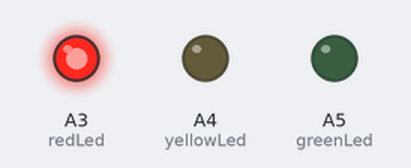
This sketch was run on a simulated Arduino Uno, built with avr-gcc and run on an emulated ATmega328P. On the bench: output pins drawn as LEDs (lit = HIGH). What the sketch prints to the serial monitor is not drawn.

Above: at 3.5 s.
At 8.0 s:
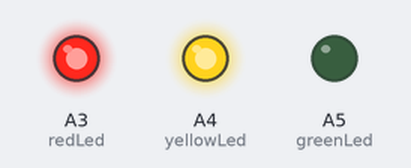
At 11.0 s:
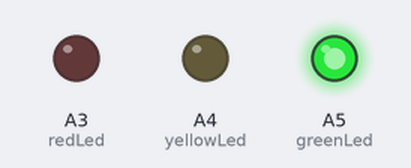
At 14.2 s:
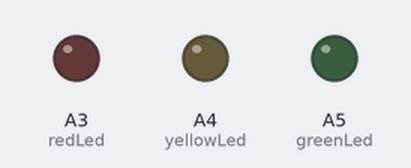
At 17.0 s:
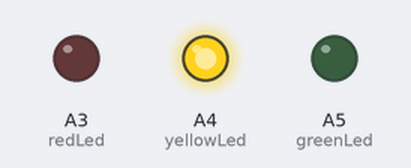
Timing chart, 0 to 23.4 s (numbered marks = the images above):
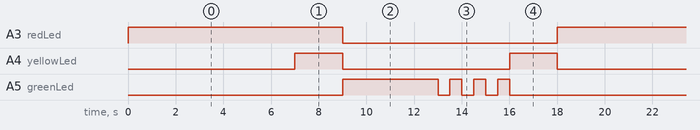

The sketch:

Svetofor_inside.ino
```cpp
//Red, RedYellow, Green, BlinkingGreen, Yellow -> 0, 1, 2, 3, 4

const int stages = 5;
const int transmitInterval = 33, blinkInterval = 500;
const byte voltagePin = A0, redLed = A3, yellowLed = A4, greenLed = A5;

unsigned long curTime = 0, lastChangeTime = 0, lastTransmitTime = 0, lastBlinkTime = 0;
const int stageIntervals[stages] = {7000, 2000, 4000, 3000, 2000}; //Red, RedYellow, Green, BlinkingGreen, Yellow;
const byte stageCmds[stages] =     {0, 1, 2, 3, 4};

byte curStage = 0;

boolean greenOn = false;
byte inByte;

void setup() {
  // put your setup code here, to run once:
  Serial.begin(115200);
  pinMode(voltagePin, INPUT);
  pinMode(redLed, OUTPUT);
  pinMode(yellowLed, OUTPUT);
  pinMode(greenLed, OUTPUT);
  // delay(3000);
  curTime = millis();
}

void loop() {
  for(int stage=0; stage<stages; stage++){
    while(1) {
      curTime = millis();
      transmit(stageCmds[stage]);
      lightsUp(stageCmds[stage]);
      if ((curTime - lastChangeTime) > stageIntervals[stage]) {
        lastChangeTime = curTime;
        break;
      }
    }
  }
}

void transmit(byte transCmd) {
  if((curTime - lastTransmitTime) > transmitInterval) {
    Serial.write(transCmd);
    lastTransmitTime = curTime;
  }
}

void lightsUp(byte curStage) {
  switch (curStage) {
    case 0: //Red
      digitalWrite(redLed, HIGH);
      digitalWrite(yellowLed, LOW);
      digitalWrite(greenLed, LOW);
      greenOn = false;
      break;
    case 1: //RedYellow
      digitalWrite(redLed, HIGH);
      digitalWrite(yellowLed, HIGH);
      digitalWrite(greenLed, LOW);
      greenOn = false;
      // do something
      break;
    case 2: //Green
      digitalWrite(redLed, LOW);
      digitalWrite(yellowLed, LOW);
      digitalWrite(greenLed, HIGH);
      greenOn = true;
      // do something
      break;
    case 3: //Blinking Green
      // Serial.println("blink");
      if((curTime - lastBlinkTime) > blinkInterval) {
        // Serial.println(curTime);
        digitalWrite(redLed, LOW);
        digitalWrite(yellowLed, LOW);
        if(greenOn) {
          digitalWrite(greenLed, LOW);
          greenOn = false;
        }
        else {
          digitalWrite(greenLed, HIGH);
          greenOn = true;
        }
        lastBlinkTime = curTime;
      }
      break;
    case 4: //Yellow
      digitalWrite(redLed, LOW);
      digitalWrite(yellowLed, HIGH);
      digitalWrite(greenLed, LOW);
      greenOn = false;
      // do something
      break;
  }
}
```

Measured:
- by itself, A3 (redLed): alternates HIGH for 9.0 s and LOW for 9.0 s
- by itself, A4 (yellowLed): alternates HIGH for 2.0 s and LOW for 7.0 s
- by itself, A5 (greenLed): repeats every 18.0 s: 3 × (LOW 0.50 s, HIGH 0.50 s), LOW 11.0 s, HIGH 4.0 s
